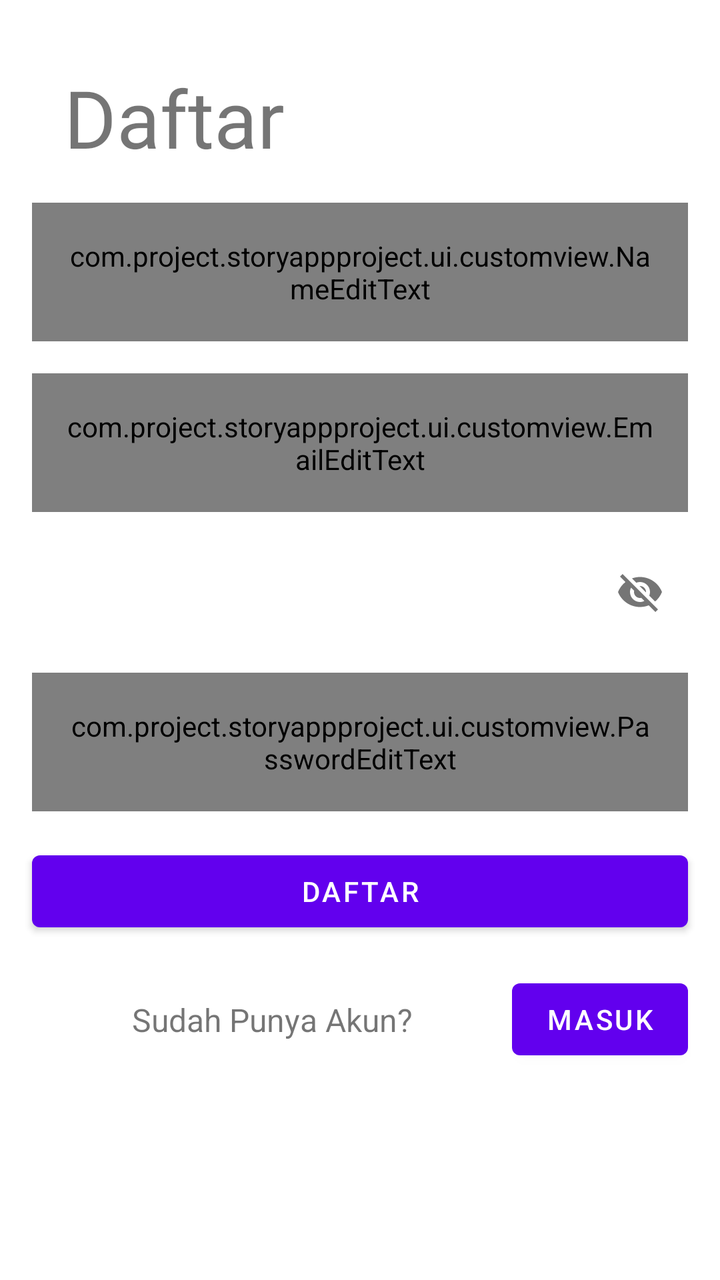
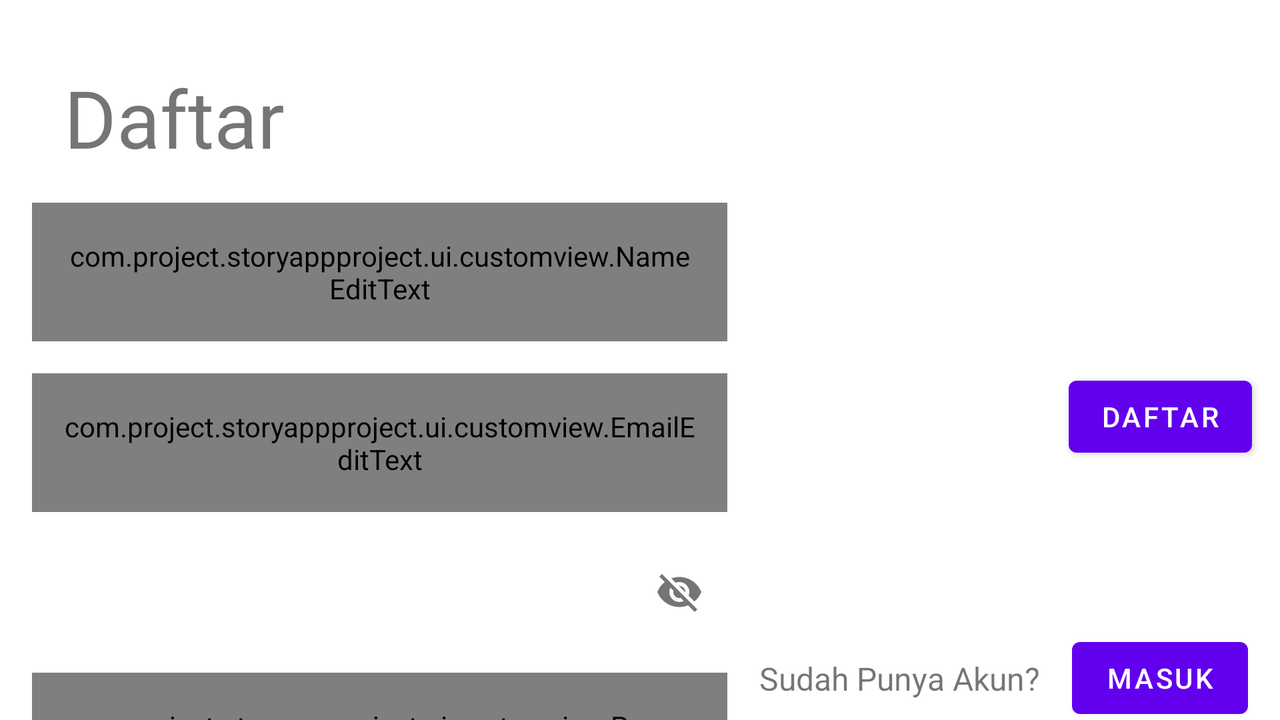

Two renders of one Android screen. The first uses the default layout on a phone; the second uses the alternative layout the repository ships for a different screen configuration, on a matching device. The two XML files are below.
<!-- AndroidManifest.xml: application theme Theme.StoryAppProject -->
<!-- res/layout/layout_register.xml -->
<?xml version="1.0" encoding="utf-8"?>
<androidx.constraintlayout.widget.ConstraintLayout xmlns:android="http://schemas.android.com/apk/res/android"
    xmlns:app="http://schemas.android.com/apk/res-auto"
    xmlns:tools="http://schemas.android.com/tools"
    android:id="@+id/main"
    android:layout_width="match_parent"
    android:layout_height="match_parent"
    tools:context=".ui.auth.RegisterActivity">

    <TextView
        android:id="@+id/Titletv"
        android:layout_width="wrap_content"
        android:layout_height="wrap_content"
        android:layout_margin="32dp"
        android:fontFamily="@font/patua_one"
        android:text="@string/signup"
        android:textSize="40sp"
        app:layout_constraintStart_toStartOf="parent"
        app:layout_constraintTop_toTopOf="parent" />

    <com.google.android.material.textfield.TextInputLayout
        android:id="@+id/nameEtLayout"
        style="@style/Widget.MaterialComponents.TextInputLayout.OutlinedBox"
        android:layout_width="0dp"
        android:layout_marginStart="16dp"
        android:layout_marginEnd="16dp"
        android:layout_margin="16dp"
        android:layout_height="wrap_content"
        app:layout_constraintEnd_toEndOf="parent"
        app:layout_constraintStart_toStartOf="parent"
        app:layout_constraintTop_toBottomOf="@+id/Titletv">

        <com.project.storyappproject.ui.customview.NameEditText
            style="@style/Widget.MaterialComponents.TextInputEditText.OutlinedBox"
            android:id="@+id/nameEt"
            android:layout_width="match_parent"
            android:layout_height="wrap_content"
            android:inputType="text"
            android:hint="@string/name"/>
    </com.google.android.material.textfield.TextInputLayout>

    <com.google.android.material.textfield.TextInputLayout
        android:id="@id/emailEtLayout"
        style="@style/Widget.MaterialComponents.TextInputLayout.OutlinedBox"
        android:layout_width="0dp"
        android:layout_marginStart="16dp"
        android:layout_marginEnd="16dp"
        android:layout_height="wrap_content"
        android:layout_marginTop="10dp"
        android:layout_margin="16dp"
        app:layout_constraintEnd_toEndOf="parent"
        app:layout_constraintStart_toStartOf="parent"
        app:layout_constraintTop_toBottomOf="@+id/nameEtLayout">

        <com.project.storyappproject.ui.customview.EmailEditText
            android:id="@+id/emailEt"
            style="@style/Widget.MaterialComponents.TextInputEditText.OutlinedBox"
            android:layout_width="match_parent"
            android:layout_height="wrap_content"
            android:inputType="textEmailAddress"
            android:hint="@string/email" />
    </com.google.android.material.textfield.TextInputLayout>

    <com.google.android.material.textfield.TextInputLayout
        android:id="@+id/passEtLayout"
        style="@style/Widget.MaterialComponents.TextInputLayout.OutlinedBox"
        android:layout_width="0dp"
        android:layout_margin="16dp"
        android:layout_height="wrap_content"
        app:passwordToggleEnabled="true"
        app:layout_constraintEnd_toEndOf="parent"
        app:layout_constraintStart_toStartOf="parent"
        app:errorEnabled="true"
        app:layout_constraintTop_toBottomOf="@+id/emailEtLayout">

        <com.project.storyappproject.ui.customview.PasswordEditText
            android:id="@+id/passEt"
            style="@style/Widget.MaterialComponents.TextInputEditText.OutlinedBox"
            android:layout_width="match_parent"
            android:layout_height="wrap_content"
            android:inputType="textPassword"
            android:hint="@string/password" />
    </com.google.android.material.textfield.TextInputLayout>

    <Button
        android:id="@+id/registerButton"
        android:layout_width="match_parent"
        android:layout_height="wrap_content"
        android:layout_margin="16dp"
        android:text="@string/signup"
        app:layout_constraintTop_toBottomOf="@+id/passEtLayout"
        tools:layout_editor_absoluteX="32dp" />

    <TextView
        android:id="@+id/loginTeksTv"
        android:layout_width="wrap_content"
        android:layout_height="wrap_content"
        android:layout_marginStart="16dp"
        android:text="@string/masukText"
        android:textSize="16sp"
        app:layout_constraintBottom_toBottomOf="@+id/buttonToLogin"
        app:layout_constraintEnd_toStartOf="@+id/buttonToLogin"
        app:layout_constraintStart_toStartOf="parent"
        app:layout_constraintTop_toTopOf="@+id/buttonToLogin" />

    <Button
        android:id="@+id/buttonToLogin"
        android:layout_width="wrap_content"
        android:layout_height="wrap_content"
        android:layout_margin="16dp"
        android:text="@string/signin"
        app:layout_constraintEnd_toEndOf="parent"
        app:layout_constraintTop_toBottomOf="@+id/registerButton" />

</androidx.constraintlayout.widget.ConstraintLayout>
<!-- resources referenced by this layout -->
<resources>
  <string name="email">Email</string>
  <string name="masukText">Sudah Punya Akun?</string>
  <string name="name">Nama</string>
  <string name="password">Kata Sandi</string>
  <string name="signin">Masuk</string>
  <string name="signup">Daftar</string>
  <style name="Theme.StoryAppProject" parent="Theme.MaterialComponents.Light.NoActionBar">
          
          <item name="colorPrimary">@color/colorPrimary</item>
          <item name="colorPrimaryDark">@color/colorPrimaryDark</item>
          <item name="colorAccent">@color/colorAccent</item>
      </style>
</resources>
<!-- res/layout-land/layout_register.xml (the repository's variant of the layout above) -->
<!-- drawn on the phone turned sideways -->
<?xml version="1.0" encoding="utf-8"?>
<androidx.constraintlayout.widget.ConstraintLayout xmlns:android="http://schemas.android.com/apk/res/android"
    xmlns:app="http://schemas.android.com/apk/res-auto"
    xmlns:tools="http://schemas.android.com/tools"
    android:id="@+id/main"
    android:layout_width="match_parent"
    android:layout_height="match_parent"
    tools:context=".ui.auth.RegisterActivity">

    <TextView
        android:id="@+id/Titletv"
        android:layout_width="wrap_content"
        android:layout_height="wrap_content"
        android:layout_margin="32dp"
        android:fontFamily="@font/patua_one"
        android:text="@string/signup"
        android:textSize="40sp"
        app:layout_constraintStart_toStartOf="parent"
        app:layout_constraintTop_toTopOf="parent" />

    <com.google.android.material.textfield.TextInputLayout
        android:id="@+id/nameEtLayout"
        style="@style/Widget.MaterialComponents.TextInputLayout.OutlinedBox"
        android:layout_width="0dp"
        android:layout_height="wrap_content"
        android:layout_margin="16dp"
        android:layout_marginStart="16dp"
        app:layout_constraintEnd_toStartOf="@+id/loginTeksTv"
        app:layout_constraintStart_toStartOf="parent"
        app:layout_constraintTop_toBottomOf="@+id/Titletv">

        <com.project.storyappproject.ui.customview.NameEditText
            android:id="@+id/nameEt"
            style="@style/Widget.MaterialComponents.TextInputEditText.OutlinedBox"
            android:layout_width="match_parent"
            android:layout_height="wrap_content"
            android:hint="@string/name"
            android:inputType="text" />
    </com.google.android.material.textfield.TextInputLayout>

    <com.google.android.material.textfield.TextInputLayout
        android:id="@id/emailEtLayout"
        style="@style/Widget.MaterialComponents.TextInputLayout.OutlinedBox"
        android:layout_width="0dp"
        android:layout_height="wrap_content"
        android:layout_margin="16dp"
        android:layout_marginStart="16dp"
        android:layout_marginTop="10dp"
        app:layout_constraintEnd_toStartOf="@+id/loginTeksTv"
        app:layout_constraintStart_toStartOf="parent"
        app:layout_constraintTop_toBottomOf="@+id/nameEtLayout">

        <com.project.storyappproject.ui.customview.EmailEditText
            android:id="@+id/emailEt"
            style="@style/Widget.MaterialComponents.TextInputEditText.OutlinedBox"
            android:layout_width="match_parent"
            android:layout_height="wrap_content"
            android:hint="@string/email"
            android:inputType="textEmailAddress" />
    </com.google.android.material.textfield.TextInputLayout>

    <com.google.android.material.textfield.TextInputLayout
        android:id="@+id/passEtLayout"
        style="@style/Widget.MaterialComponents.TextInputLayout.OutlinedBox"
        android:layout_width="0dp"
        android:layout_height="wrap_content"
        android:layout_margin="16dp"
        app:errorEnabled="true"
        app:layout_constraintEnd_toStartOf="@+id/loginTeksTv"
        app:layout_constraintStart_toStartOf="parent"
        app:layout_constraintTop_toBottomOf="@+id/emailEtLayout"
        app:passwordToggleEnabled="true">

        <com.project.storyappproject.ui.customview.PasswordEditText
            android:id="@+id/passEt"
            style="@style/Widget.MaterialComponents.TextInputEditText.OutlinedBox"
            android:layout_width="match_parent"
            android:layout_height="wrap_content"
            android:hint="@string/password"
            android:inputType="textPassword" />
    </com.google.android.material.textfield.TextInputLayout>

    <Button
        android:id="@+id/registerButton"
        android:layout_width="wrap_content"
        android:layout_height="wrap_content"
        android:layout_margin="16dp"
        android:text="@string/signup"
        app:layout_constraintBottom_toTopOf="@+id/buttonToLogin"
        app:layout_constraintEnd_toEndOf="@+id/buttonToLogin"
        app:layout_constraintStart_toStartOf="@+id/buttonToLogin"
        app:layout_constraintTop_toTopOf="@+id/nameEtLayout" />

    <TextView
        android:id="@+id/loginTeksTv"
        android:layout_width="wrap_content"
        android:layout_height="wrap_content"
        android:layout_marginEnd="16dp"
        android:text="@string/masukText"
        android:textSize="16sp"
        app:layout_constraintBottom_toBottomOf="@+id/buttonToLogin"
        app:layout_constraintEnd_toStartOf="@+id/buttonToLogin"
        app:layout_constraintTop_toTopOf="@+id/buttonToLogin" />

    <Button
        android:id="@+id/buttonToLogin"
        android:layout_width="wrap_content"
        android:layout_height="wrap_content"
        android:layout_margin="16dp"
        android:text="@string/signin"
        app:layout_constraintBottom_toBottomOf="@+id/passEtLayout"
        app:layout_constraintEnd_toEndOf="parent"
        app:layout_constraintTop_toTopOf="@+id/passEtLayout" />

</androidx.constraintlayout.widget.ConstraintLayout>
